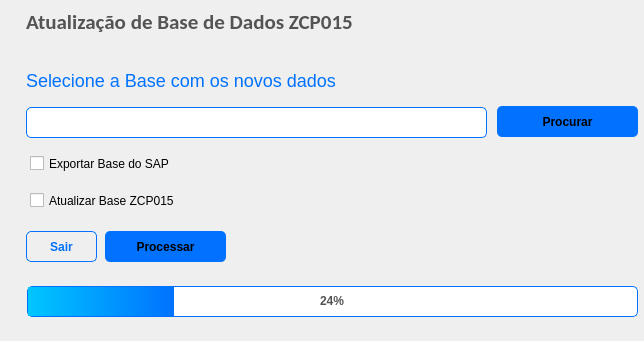
<?xml version="1.0" encoding="UTF-8"?>
<ui version="4.0">
 <class>main_window</class>
 <widget class="QDialog" name="main_window">
  <property name="geometry">
   <rect>
    <x>0</x>
    <y>0</y>
    <width>644</width>
    <height>341</height>
   </rect>
  </property>
  <property name="maximumSize">
   <size>
    <width>644</width>
    <height>16777215</height>
   </size>
  </property>
  <property name="windowTitle">
   <string>UPDATE ZCP015</string>
  </property>
  <property name="styleSheet">
   <string notr="true">background-color: rgb(245, 245, 245);
width:580;
height:300;

QDialog:{
	padding:5px;
}
button:{
	border:none;
	border-radius:5px
}</string>
  </property>
  <widget class="QPushButton" name="exit_button">
   <property name="geometry">
    <rect>
     <x>26</x>
     <y>231</y>
     <width>71</width>
     <height>31</height>
    </rect>
   </property>
   <property name="styleSheet">
    <string notr="true">background-color:'white';

border:1px solid #0072ff;
color:#0072ff;
font-weight:600;
box-shadow: rgba(0, 0, 0, 0.15) 1.95px 1.95px 2.6px;
border-radius:5px;

</string>
   </property>
   <property name="text">
    <string>Sair</string>
   </property>
  </widget>
  <widget class="QPushButton" name="run_process_btn">
   <property name="geometry">
    <rect>
     <x>105</x>
     <y>231</y>
     <width>121</width>
     <height>31</height>
    </rect>
   </property>
   <property name="maximumSize">
    <size>
     <width>16777215</width>
     <height>16777215</height>
    </size>
   </property>
   <property name="styleSheet">
    <string notr="true">background-color: rgb(0, 114, 255);
border:none;
color:'white';
font-weight:600;
box-shadow: rgba(0, 0, 0, 0.15) 1.95px 1.95px 2.6px;
border-radius:5px;</string>
   </property>
   <property name="text">
    <string>Processar</string>
   </property>
  </widget>
  <widget class="QPushButton" name="search_file_btn">
   <property name="geometry">
    <rect>
     <x>497</x>
     <y>106</y>
     <width>141</width>
     <height>31</height>
    </rect>
   </property>
   <property name="styleSheet">
    <string notr="true">background-color: rgb(0, 114, 255);
border:none;
color:'white';
font-weight:600;
box-shadow: rgba(0, 0, 0, 0.15) 1.95px 1.95px 2.6px;
border-radius:5px;

cursor:pointer;</string>
   </property>
   <property name="text">
    <string>Procurar</string>
   </property>
  </widget>
  <widget class="QLineEdit" name="input_path">
   <property name="geometry">
    <rect>
     <x>26</x>
     <y>107</y>
     <width>461</width>
     <height>31</height>
    </rect>
   </property>
   <property name="styleSheet">
    <string notr="true">border:1px solid #0072ff;
border-radius:5px;</string>
   </property>
  </widget>
  <widget class="QLabel" name="title">
   <property name="geometry">
    <rect>
     <x>26</x>
     <y>6</y>
     <width>601</width>
     <height>31</height>
    </rect>
   </property>
   <property name="font">
    <font>
     <family>Calibri</family>
     <pointsize>16</pointsize>
     <weight>75</weight>
     <italic>false</italic>
     <bold>true</bold>
     <underline>false</underline>
     <stylestrategy>PreferDefault</stylestrategy>
    </font>
   </property>
   <property name="styleSheet">
    <string notr="true">color: rgb(84, 84, 84);</string>
   </property>
   <property name="text">
    <string>Atualização de Base de Dados ZCP015</string>
   </property>
  </widget>
  <widget class="QLabel" name="info">
   <property name="geometry">
    <rect>
     <x>26</x>
     <y>70</y>
     <width>601</width>
     <height>21</height>
    </rect>
   </property>
   <property name="font">
    <font>
     <pointsize>-1</pointsize>
    </font>
   </property>
   <property name="styleSheet">
    <string notr="true">color: rgb(0, 114, 255);
font-size:18px;</string>
   </property>
   <property name="text">
    <string>Selecione a Base com os novos dados</string>
   </property>
  </widget>
  <widget class="QProgressBar" name="progressBar">
   <property name="geometry">
    <rect>
     <x>27</x>
     <y>286</y>
     <width>611</width>
     <height>31</height>
    </rect>
   </property>
   <property name="styleSheet">
    <string notr="true">QProgressBar{
	text-align:center;
	
	background-color: rgb(255, 255, 255);
	border:1px solid  rgba(0, 114, 255, 255);
	border-radius:5px;
	font-weight:600;
	color: rgb(84, 84, 84);
}

QProgressBar::chunk{

	
	background-color: qlineargradient(spread:pad, x1:0, y1:0, x2:1, y2:0, stop:0 #00c6ff, stop:1 rgba(0, 114, 255, 255));
}</string>
   </property>
   <property name="value">
    <number>24</number>
   </property>
  </widget>
  <widget class="QCheckBox" name="checkBox">
   <property name="geometry">
    <rect>
     <x>30</x>
     <y>153</y>
     <width>201</width>
     <height>21</height>
    </rect>
   </property>
   <property name="styleSheet">
    <string notr="true">font-size:{
	20px
}</string>
   </property>
   <property name="text">
    <string>Exportar Base do SAP</string>
   </property>
  </widget>
  <widget class="QCheckBox" name="checkBox_2">
   <property name="geometry">
    <rect>
     <x>30</x>
     <y>190</y>
     <width>201</width>
     <height>21</height>
    </rect>
   </property>
   <property name="text">
    <string>Atualizar Base ZCP015</string>
   </property>
  </widget>
  <zorder>exit_button</zorder>
  <zorder>run_process_btn</zorder>
  <zorder>search_file_btn</zorder>
  <zorder>input_path</zorder>
  <zorder>info</zorder>
  <zorder>progressBar</zorder>
  <zorder>title</zorder>
  <zorder>checkBox</zorder>
  <zorder>checkBox_2</zorder>
 </widget>
 <resources/>
 <connections/>
</ui>
